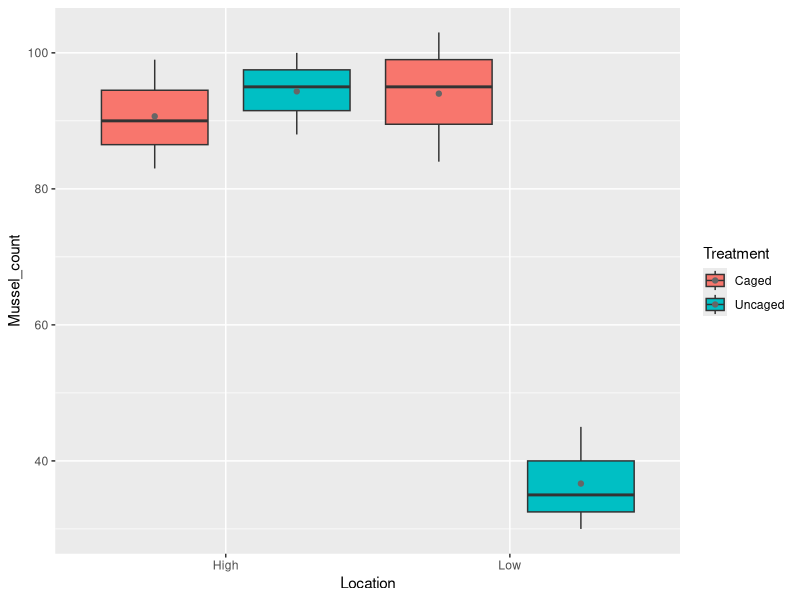
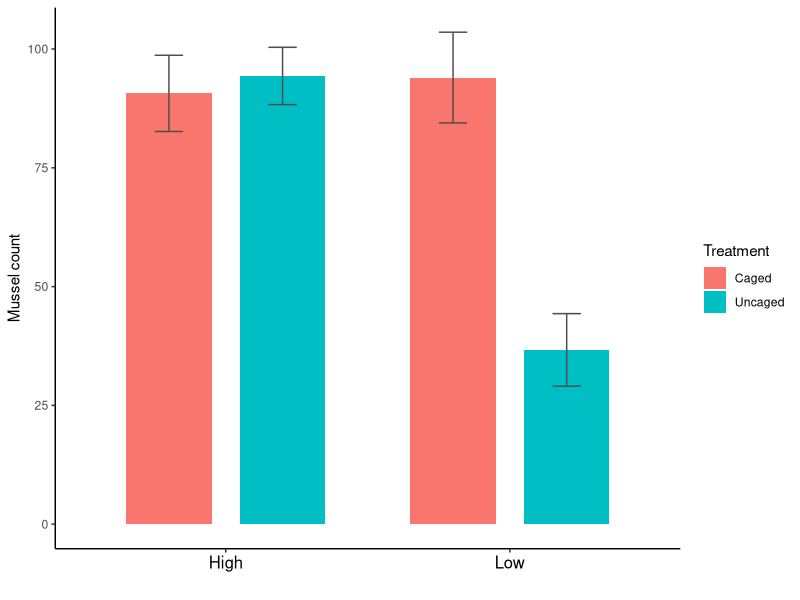

These charts were generated, in order, by the following R code:
### Feb. 14, 2023
###  Data Manipulation


#Reshape your data into the 'tidy data" format

# 1. using 'reshape2' package
# If you haven't installed the package yet;
install.packages('reshape2') 
library(reshape2)


# read the data set from your computer
predation_raw<-read.csv("Data/Predation_exp.csv")

#Use melt to tidy the data
predation<-melt(predation_raw, id.vars="Location")

# rename of columns 
colnames(predation)[2:3]<-c("Treatment","Mussel_count")

# or you can do this all in one step
predation<-melt(predation_raw, id.vars="Location", value.name = "Mussel_count", variable.name = "Treatment")

# You can save the reshaped data 
write.csv(predation, "Data/Predation_exp_reshaped.csv")


# 2. Using tidyr to do the same thing
install.packages('tidyr')
library(tidyr)

#predation
pred<-pivot_longer(predation_raw, -Location, values_to="Mussel_count",names_to="Treatment")

View(pred)

### Exercise 1 ###

#Try reshaping table4a (TB occurrence data) that comes with tidyr
table4a

##################################################
# Q1. copy and paste your reshaped data table here
##################################################




### Statistical analysis on predation data ###

#1.t-test (compare 2 results from the low tidal height only)

?t.test # to get help informaiton

#Separate low inter-tidal data
low<-predation[predation$Location=="Low",]

t.test(low$Mussel_count[low$Treatment=="Caged"],low$Mussel_count[low$Treatment=="Uncaged"] )

#or you can do exactly the same thing in a slightly different way:
with(low, t.test(Mussel_count[Treatment=="Caged"], Mussel_count[Treatment=="Uncaged"]))

##########################################
# Q2. Copy and paste t-test results here 
##########################################



#2. Use ANOVA

aov1 = aov(Mussel_count ~ Treatment,data=low) 
summary(aov1)     

##########################################
# Q3. Copy and paste the ANOVA results here 
##########################################


# --- if we have some time ---
## Plot the data 

#create a summary table

summary<-data.frame(aggregate(predation$Mussel_count, by=list(predation$Location, predation$Treatment), mean))
colnames(summary)<-c("Location", "Treatment","Mean")
sd<-data.frame(aggregate(predation$Mussel_count, by=list(predation$Location, predation$Treatment), sd))
colnames(sd)<-c("Location", "Treatment","SD")
summary<-merge(summary, sd)

library(ggplot2)
#boxplot
ggplot(predation, aes(x=Location, y=Mussel_count, fill=Treatment))+
    geom_boxplot(position=position_dodge(width=1))+
    geom_point(stat = "summary", fun = "mean", color="gray40",position=position_dodge(width=1))


#bar plot with error bar
ggplot(summary, aes(x=Location, y=Mean, ymin=Mean-SD, ymax=Mean+SD,fill=Treatment))+
    geom_bar(stat="identity",position=position_dodge(0.8),width=0.6)+
    geom_errorbar(width=.2, color="gray30",position=position_dodge(0.8))+
    xlab("")+ylab("Mussel count")+
    theme_classic()+
    theme(axis.text.x = element_text(size=12, color=1))
